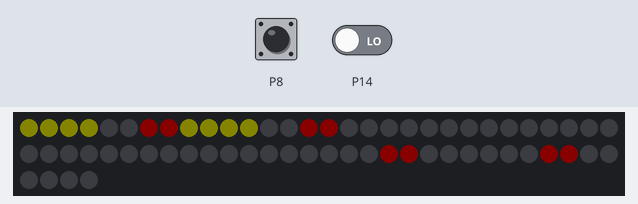
The program below on a simulated BBC micro:bit running MicroPython. On the bench: 64 RGB LEDs in strip order, left to right, continuing on the next row. The test bench sets the inputs (shaded band); at power-on: P8 LOW, P14 LOW. Dim RGB values are drawn brighter than linear; random numbers come from a fixed seed.

Above: at 1.2 s.
1.3 s: P8 pulled HIGH for 0.15 s
At 1.9 s:
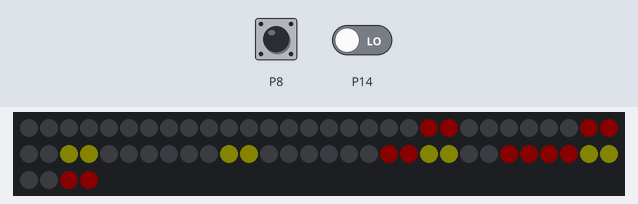
2.0 s: P8 pulled HIGH for 1 s
At 5.8 s:
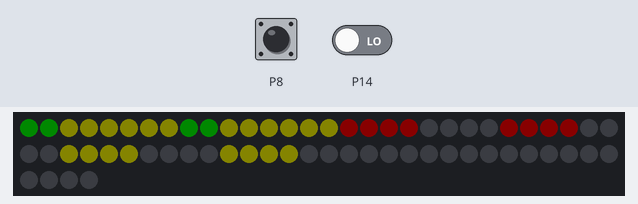
6.0 s: P8 pulled HIGH for 3.2 s
At 11.8 s:
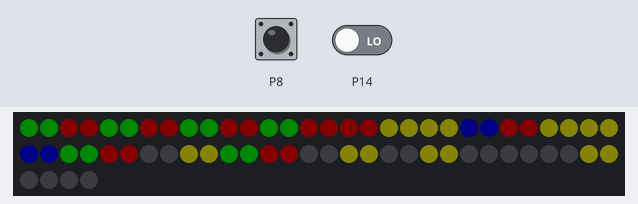
12.0 s: P8 pulled HIGH for 3.2 s
At 18.5 s:
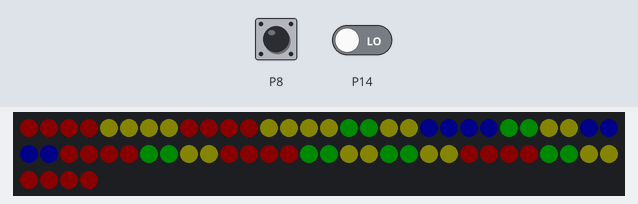
Timing chart, 0 to 18.7 s (numbered marks = the images above; inputs shaded):
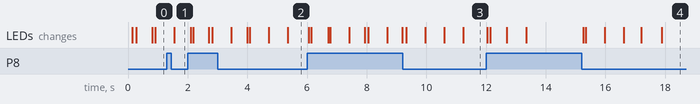

The program:

2048_mb.py
```python
from microbit import *
import neopixel
from random import randint

goal = 2048
goal_reached = False


colours = {
    'black':    ( 0,  0,  0),
    'red':      (10,  0,  0),
    'yellow':   ( 7,  7,  0),
    'green':    ( 0, 10,  0),
    'cyan':     ( 0,  7,  2),
    'blue':     ( 0,  0, 10),
    'purple':   ( 7,  0,  7),
    'white':    ( 7,  7,  7),
}

patterns = {
    0:      ('black',   'black'),
    2:      ('red',     'red'),
    4:      ('yellow',  'yellow'),
    8:      ('green',   'green'),
    16:     ('blue',    'blue'),
    32:     ('purple',  'purple'),
    64:     ('red',     'white'),
    128:    ('yellow',  'white'),
    256:    ('green',   'white'),
    512:    ('blue',    'white'),
    1024:   ('purple',  'white'),
    2048:   ('white',  'white'),
}

board = [ [0, 0, 0, 0],
          [0, 0, 0, 0],
          [0, 0, 0, 0],
          [0, 0, 0, 0] ]
size = len(board)   # high level board abstraction (pieces)

board_size  = 8     # low level board abstraction (pixels)
screen = neopixel.NeoPixel(pin0, board_size*board_size)


def low_level_plot(x, y, colour_name):
    screen[x+(y*board_size)] = colours[colour_name]
    screen.show()


def draw_square(x, y, first_colour, second_colour):
    low_level_plot(2*x,   2*y,   first_colour)
    low_level_plot(2*x+1, 2*y+1, first_colour)
    low_level_plot(2*x+1, 2*y,   second_colour)
    low_level_plot(2*x,   2*y+1, second_colour)


def show_board():
    for y in range(size):
        for x in range(size):
            power_of_two = board[y][x]
            first_colour, second_colour = patterns[power_of_two]
            draw_square(x,y, first_colour, second_colour)


def place_new_number_randomly():
    x = randint(0, size-1)
    y = randint(0, size-1)
    while board[y][x]>0:
        x = randint(0, size-1)
        y = randint(0, size-1)

    nbr = 2**randint(1,2)
    board[y][x] = nbr


def can_move():
    for y in range(size):
        for x in range(size):
            if board[y][x]==0:
                return True
            if y+1<size and board[y][x]==board[y+1][x]:
                return True
            if x+1<size and board[y][x]==board[y][x+1]:
                return True
    return False


def squash_list(original_list):

    def squash(compact):
        global goal_reached

        for head in range(len(compact)-1):
            if head+1<len(compact) and compact[head]==compact[head+1]:
                compact.pop(head)
                compact[head] *= 2
                if compact[head] == goal:
                    goal_reached = True
        return compact

    orig_length = len(original_list)
    modified_list = squash( [num for num in original_list if num>0] )
    modified_list += [0]*(orig_length-len(modified_list))
    return modified_list


def squash_up():
    any_changes = False
    for x in range(size):
        original_list = []
        for y in range(size):
            original_list.append( board[y][x] )
        modified_list = squash_list(original_list)
        if original_list != modified_list:
            any_changes = True
        for y in range(size):
            board[y][x] = modified_list.pop(0)
    return any_changes

def squash_down():
    any_changes = False
    for x in range(size):
        original_list = []
        for y in reversed(range(size)):
            original_list.append( board[y][x] )
        modified_list = squash_list(original_list)
        if original_list != modified_list:
            any_changes = True
        for y in reversed(range(size)):
            board[y][x] = modified_list.pop(0)
    return any_changes

def squash_left():
    any_changes = False
    for y in range(size):
        original_list = []
        for x in range(size):
            original_list.append( board[y][x] )
        modified_list = squash_list(original_list)
        if original_list != modified_list:
            any_changes = True
        for x in range(size):
            board[y][x] = modified_list.pop(0)
    return any_changes

def squash_right():
    any_changes = False
    for y in range(size):
        original_list = []
        for x in reversed(range(size)):
            original_list.append( board[y][x] )
        modified_list = squash_list(original_list)
        if original_list != modified_list:
            any_changes = True
        for x in reversed(range(size)):
            board[y][x] = modified_list.pop(0)
    return any_changes


def game():
    global goal_reached

    place_new_number_randomly()
    place_new_number_randomly()
    show_board()

    while (not goal_reached) and can_move():
        any_changes = False
        while not any_changes:
            if pin8.read_digital() == 0:
                any_changes = squash_up()
            elif pin14.read_digital() == 0:
                any_changes = squash_down()
            elif pin12.read_digital() == 0:
                any_changes = squash_left()
            elif pin13.read_digital() == 0:
                any_changes = squash_right()
        place_new_number_randomly()
        show_board()
        sleep(500)

    if goal_reached:
        display.scroll('You win')
    else:
        display.scroll('Board full')

game()
```

Measured:
- after the input at 6.0 s, the LEDs: first change after 0.06 s (image 3 shows a later state)
- after the input at 12.0 s, the LEDs: first change at once (image 4 shows a later state)
